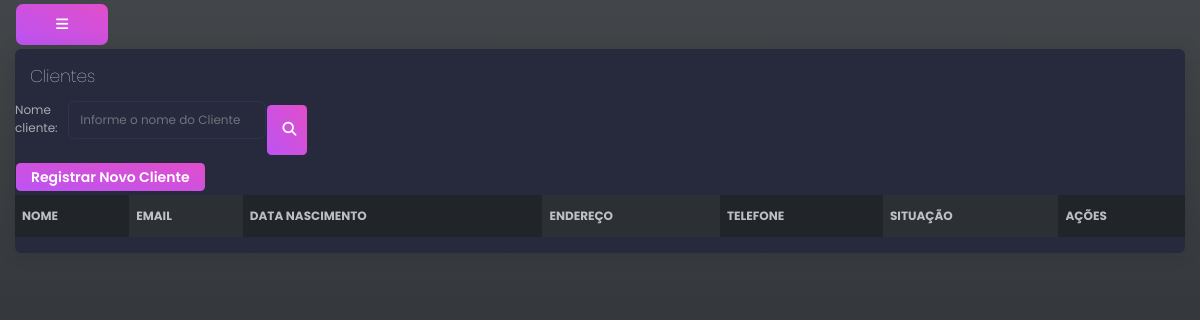
The app's page /cliente/listar_clientes/ (signed in), older data.
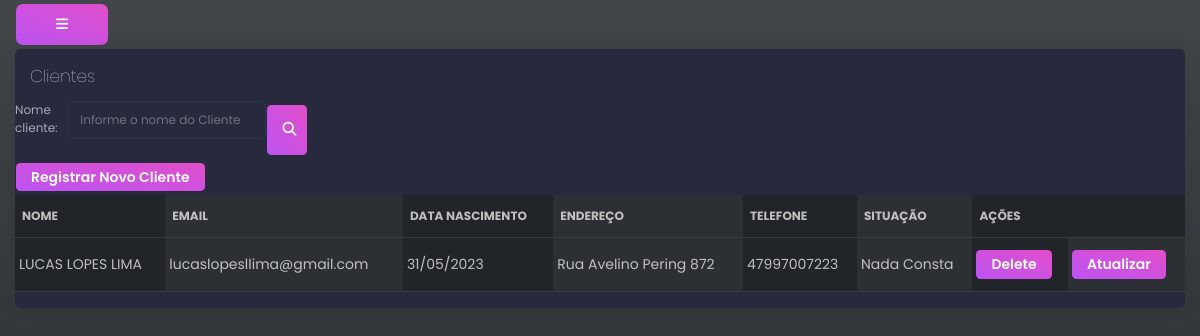
The same page, newer data.
### clientes/models.py (models this page shows, shortened)
class Cliente(models.Model):
    nome = models.CharField(max_length=100)
    email = models.EmailField(unique=True)
    data_nascimento = models.DateField()
    endereco = models.CharField(max_length=200)
    cpf = models.CharField(max_length=14,unique=True)
    telefone = models.CharField(max_length=30,default=9999-9999)
    pode_fazer_emprestimo = models.BooleanField(default=True)

### clientes/views.py (the view)
# urls.py: path('listar_clientes/', views.listar_clientes,name='listar_clientes'),
@login_required(login_url="login")
def listar_clientes(request,aviso_ao_usuario="",nome_cliente="listar_todos"):
    clientes=None
    try:
        if nome_cliente == "listar_todos":
            clientes = Cliente.objects.all()
        else:
            clientes = Cliente.objects.filter(nome__startswith=nome_cliente)
    except Exception as e:
        print(f" excecao no listar clientes {e}")
    nome_cliente_para_filtrar = forms.BuscaClienteNomeForm()
    return render(request,"listar_clientes.html",{'clientes':clientes ,'nome_cliente_para_filtrar':nome_cliente_para_filtrar})

### clientes/forms.py
class BuscaClienteNomeForm(forms.Form):
    nome_cliente = forms.CharField(widget=forms.TextInput(attrs={"placeholder": "Informe o nome do Cliente","class": "form-control"}))

### clientes/templates/listar_clientes.html (shortened to what this page needs)
{% extends 'base.html' %}
{% block content %}
{% load l10n %}
<div class="card">
  <div class="card-header">
    <h4 class="card-title">Clientes</h4>
  </div>
    <form method="POST" action="{% url 'clientes:pesquisar_cliente' %}" class="w-25 d-flex flex-row">
      {{ nome_cliente_para_filtrar }}
      <button type="submit" class="btn btn-fill btn-primary btn-sm">
        <i class="fa-sharp fa-solid fa-magnifying-glass"></i>
      </button>
    </form>
    <div class="vw-25">
      <a class="btn btn-primary btn-sm" href="{% url 'clientes:registrar_novo_cliente' %}">Registrar Novo Cliente</a>
    </div>
    <table class="table table-dark table-striped-columns table-hover">
      <thead>
        <tr class="px-1">
          <th scope="col">Nome</th>
          <th scope="col">Email</th>
          <th scope="col">Data Nascimento</th>
          <th scope="col">Endereço</th>
          <th scope="col">Telefone</th>
          <th scope="col">Situação</th>
          <th scope="col">Ações</th>
        </tr>
      </thead>
      <tbody>
        {% for cliente in clientes %}
        <tr>
          <td class="px-1">{{ cliente.nome }}</td>
          <td class="px-1">{{ cliente.email }}</td>
          <td class="px-1">{{ cliente.data_nascimento |date:"d/m/Y" }}</td>
          <td class="px-1">{{ cliente.endereco }}</td>
          <td class="px-1">{{ cliente.telefone }}</td>
          {% if cliente.pode_fazer_emprestimo %}
          <td class="px-1">Nada Consta</td>
          {% else %}
          <td class="px-1">Cliente Com Débito</td>
          {% endif %}
          {% if user.is_superuser %}
            <td class="px-1"><a class="btn btn-primary btn-sm" onclick="return confirm('Deseja realmente Deletar?')" href="{% url 'clientes:deletar_cliente' cliente.id %}">Delete</td>
            <td class="px-1"><a class="btn btn-primary btn-sm" href="{% url 'clientes:atualizar_cliente' cliente.id %}">Atualizar</td>
          {% endif %}
        </tr>
        {% endfor %}
      </tbody>
    </table>
  </div>
{% endblock content %} {% block javascripts %}{% endblock javascripts %}

Row changes from the older to the newer data that the page shows:
added Cliente: nome "LUCAS LOPES LIMA", email "lucaslopesllima@gmail.com", data_nascimento "31/05/2023", endereco "Rua Avelino Pering 872", telefone "47997007223", pode_fazer_emprestimo "Nada Consta"
